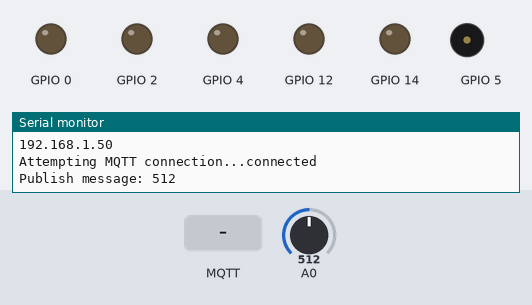
This sketch was run on a simulated ESP8266 (NodeMCU). Parts: output pins drawn as LEDs (lit = HIGH), buzzer (waves = sounding), the last lines printed to the serial monitor. Inputs (shaded band) come from the test bench; at power-on: A0 = 512. WiFi joins after 1.5 s; servers stay silent unless stated; random numbers use the default seed unless the sketch sets one; no MQTT or app messages arrive unless stated; pins used as bus, display or sensor lines are not drawn.

Above: at 2.7 s.
2.8 s: MQTT message "6" arrives on the first subscribed topic
At 3.1 s:
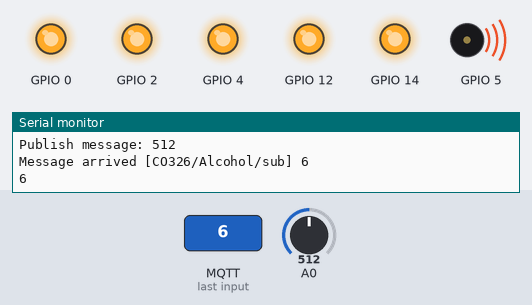
4.3 s: MQTT message "5" arrives on the first subscribed topic
At 5.4 s:
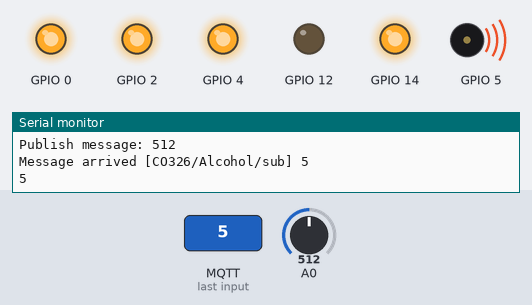
5.8 s: MQTT message "4" arrives on the first subscribed topic
At 6.6 s:
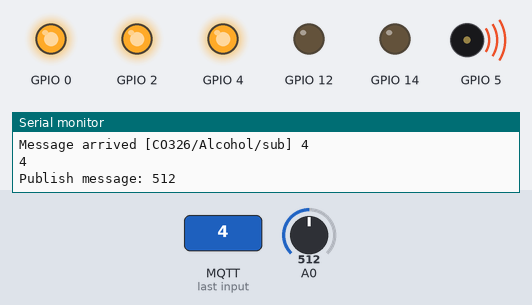
7.3 s: MQTT message "3" arrives on the first subscribed topic
At 7.8 s:
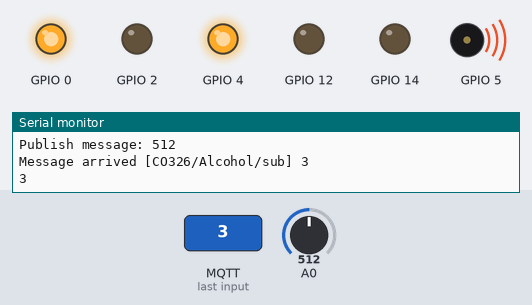
8.8 s: MQTT message "2" arrives on the first subscribed topic
At 10.0 s:
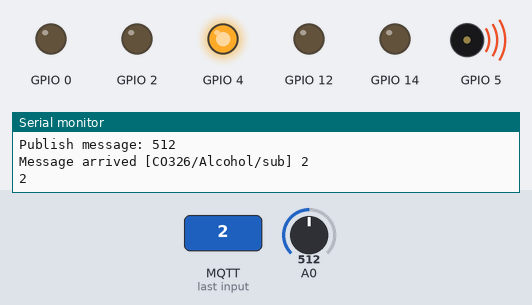
10.3 s: MQTT message "90" arrives on the first subscribed topic
At 11.2 s:
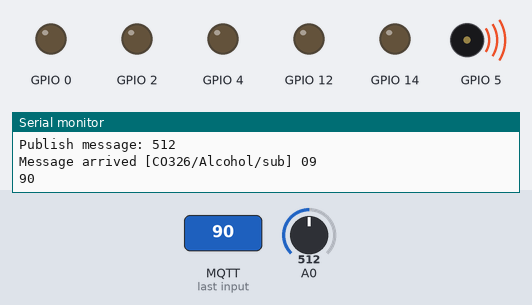
Timing chart, 0 to 12.8 s (numbered marks = the images above; inputs shaded):
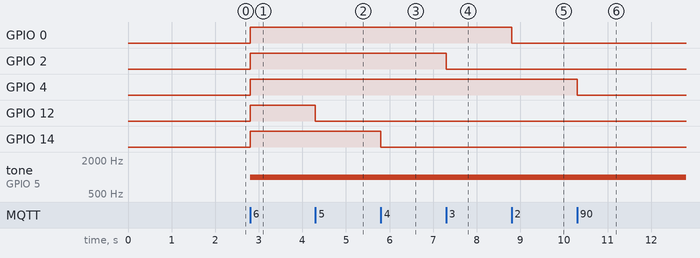

The sketch:

hardwareCode.ino
```cpp
#include <ESP8266WiFi.h>
#include <PubSubClient.h>

// Update these with values suitable for your network.
const char *ssid = "KITTY";
const char *password = "M#prasa#.a99";
// 192.168.83.45
// 192.168.83.132
const char *mqtt_server = "test.mosquitto.org"; // ipv4 address
const char *topic = "CO326/Alcohol/sub";
const int mqtt_port = 1883;
int subNumber;
///////////////////////////////////////////////////////////////

WiFiClient espClient;
PubSubClient client(espClient);

unsigned long lastMsg = 0;
#define MSG_BUFFER_SIZE (50)
char msg[MSG_BUFFER_SIZE];
int value = 0;

void setup_wifi()
{

  delay(10);
  // We start by connecting to a WiFi network
  Serial.println();
  Serial.print("Connecting to ");
  Serial.println(ssid);

  WiFi.mode(WIFI_STA);
  WiFi.begin(ssid, password);

  while (WiFi.status() != WL_CONNECTED)
  {
    delay(500);
    Serial.print(".");
  }

  randomSeed(micros());

  Serial.println("");
  Serial.println("WiFi connected");
  Serial.println("IP address: ");
  Serial.println(WiFi.localIP());
}

int unit = (2000 - 100) / 5;
void callback(char *topic, byte *payload, unsigned int length)
{

  Serial.print("Message arrived [");
  Serial.print(topic);
  Serial.print("] ");
  int num = 0;
  int a = 1;
  for (int i = length - 1; i >= 0; i--)
  {
    Serial.print((char)payload[i]);
    num += ((char)payload[i] - '0') * a;
    a *= 10;
  }
  Serial.println();
  Serial.print(num);
  Serial.println();
  digitalWrite(5, LOW);
  digitalWrite(4, LOW);
  digitalWrite(0, LOW);
  digitalWrite(2, LOW);
  digitalWrite(14, LOW);
  digitalWrite(12, LOW);

  if (num == 6)
  {

    digitalWrite(5, HIGH);
    digitalWrite(4, HIGH);
    digitalWrite(0, HIGH);
    digitalWrite(2, HIGH);
    digitalWrite(14, HIGH);
    tone(5, 1000);
    digitalWrite(12, HIGH);
  }
  else if (num == 5)
  {
    digitalWrite(5, HIGH);
    digitalWrite(4, HIGH);
    digitalWrite(0, HIGH);
    digitalWrite(2, HIGH);
    digitalWrite(14, HIGH);
  }
  else if (num == 4)
  {
    digitalWrite(5, HIGH);
    digitalWrite(4, HIGH);
    digitalWrite(0, HIGH);
    digitalWrite(2, HIGH);
  }
  else if (num == 3)
  {
    digitalWrite(5, HIGH);
    digitalWrite(4, HIGH);
    digitalWrite(0, HIGH);
  }
  else if (num == 2)
  {
    digitalWrite(5, HIGH);
    digitalWrite(4, HIGH);
  }
  else if (num == 1)
  {
    digitalWrite(5, HIGH);
  }
}

void reconnect()
{

  // Loop until we're reconnected
  while (!client.connected())
  {
    Serial.print("Attempting MQTT connection...");
    // Create a random client ID
    String clientId = "ESP8266Client-";
    clientId += String(random(0xffff), HEX);
    // Attempt to connect
    if (client.connect(clientId.c_str()))
    {
      Serial.println("connected");
      // Once connected, publish an announcement...
      client.publish(topic, "hello world");
      // ... and resubscribe
      client.subscribe(topic);
    }
    else
    {
      Serial.print("failed, rc=");
      Serial.print(client.state());
      Serial.println(" try again in 5 seconds");
      // Wait 5 seconds before retrying
      delay(5000);
    }
  }
}

void setup()
{
  // 5 LEDs
  pinMode(5, OUTPUT);
  pinMode(4, OUTPUT);
  pinMode(0, OUTPUT);
  pinMode(2, OUTPUT);
  pinMode(14, OUTPUT);
  // Piezobuzzer
  pinMode(12, OUTPUT);
  Serial.begin(115200);
  setup_wifi();
  client.setServer(mqtt_server, mqtt_port);
  client.setCallback(callback);
  client.subscribe(topic);
}

void loop()
{

  if (!client.connected())
  {
    reconnect();
  }
  client.loop();

  unsigned long now = millis();
  if (now - lastMsg > 2000)
  {
    lastMsg = now;
    value = analogRead(A0);
    snprintf(msg, MSG_BUFFER_SIZE, "%ld", value);
    Serial.print("Publish message: ");
    Serial.println(msg);
    client.publish("CO326/Alcohol/pub", msg);
  }
}
```

Measured:
- after the input at 2.8 s, GPIO 0, GPIO 2, GPIO 4, GPIO 12, GPIO 14: LOW → HIGH at once; tone on GPIO 5: silent → 1000 Hz at once
- after the input at 4.3 s, GPIO 12: HIGH → LOW at once
- after the input at 5.8 s, GPIO 14: HIGH → LOW at once
- after the input at 7.3 s, GPIO 2: HIGH → LOW at once
- after the input at 8.8 s, GPIO 0: HIGH → LOW at once
- after the input at 10.3 s, GPIO 4: HIGH → LOW at once
